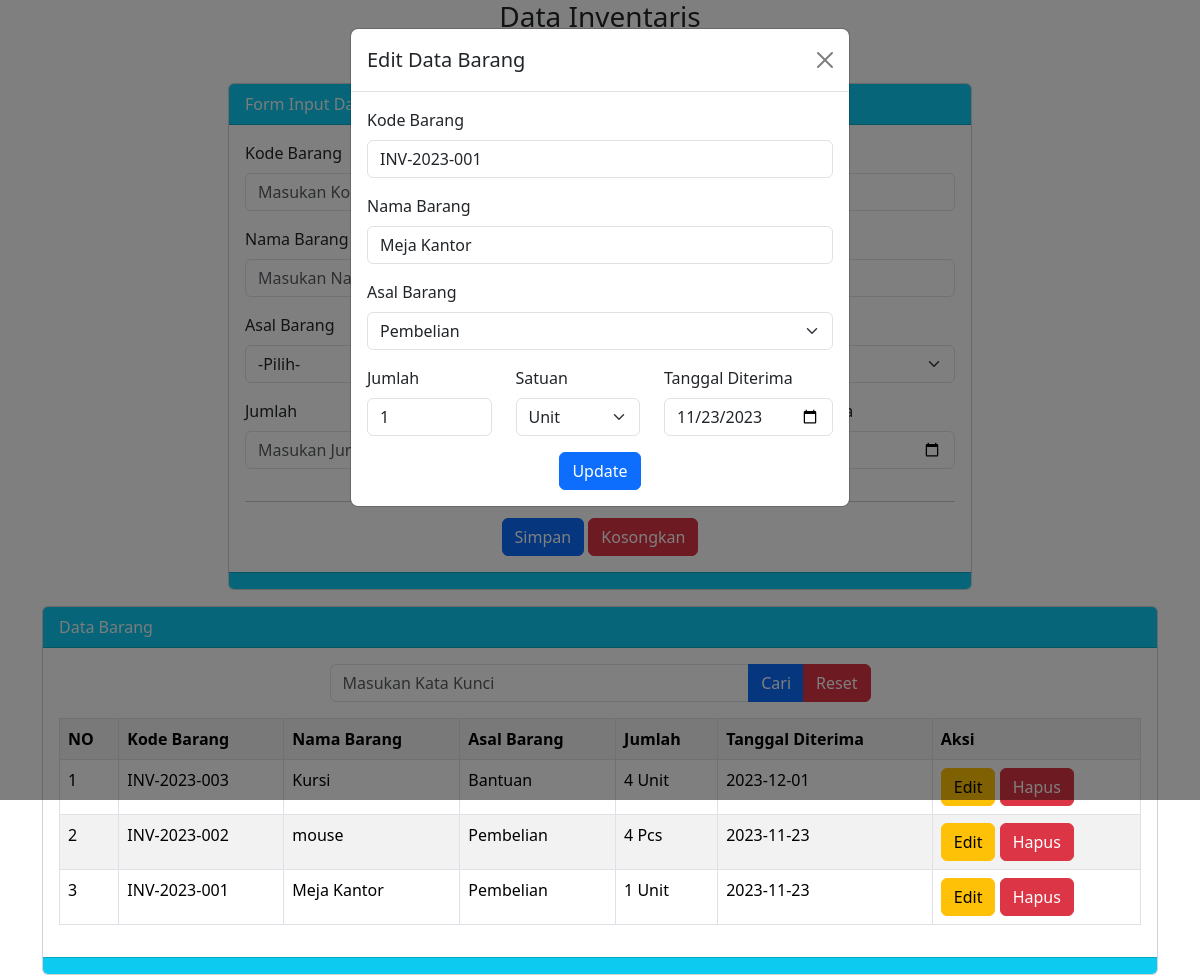
The app's page /edit.php?id=1&edit with its own data.
### tables this page shows
CREATE TABLE `tbarang` (
  `id_barang` int(11) NOT NULL,
  `kode` varchar(15) NOT NULL,
  `nama` varchar(100) NOT NULL,
  `asal` varchar(25) NOT NULL,
  `jumlah` int(4) NOT NULL,
  `satuan` varchar(15) NOT NULL,
  `tanggal_diterima` date NOT NULL,
  `tanggal_simpan` timestamp NOT NULL DEFAULT current_timestamp() ON UPDATE current_timestamp()
);

### index.php (the view, shortened to what this page needs)
<?php
$server = "localhost";
$user = "root";
$password = "";
$database = "db_tugas_yudi";
$koneksi = mysqli_connect($server, $user, $password, $database) or die(mysqli_error($koneksi));
?>
<!doctype html>
<html lang="en">
<head>
    <link href="https://cdn.jsdelivr.net/npm/bootstrap@5.3.2/dist/css/bootstrap.min.css" rel="stylesheet">
</head>
<body>
    <div class="container">
        <h3 class="text-center">Data Inventaris</h3>
        <h3 class="text-center">Inventaris Kantor</h3>
        <div class="Row">
            <div class="col-md-8 mx-auto">
                <div class="card">
                    <div class="card-header bg-info text-light">
                        Form Input Data Barang
                    </div>
                    <div class="card-body">
                        <form method="POST">
                            <div class="mb-3">
                                <label class="form-label">Kode Barang</label>
                            </div>
                            <div class="mb-3">
                                <label class="form-label">Nama Barang</label>
                            </div>
                            <div class="mb-3">
                                <label class="form-label">Asal Barang</label>
                            </div>
                            <div class="row">
                                <div class="col">
                                    <div class="mb-3">
                                        <label class="form-label">Jumlah</label>
                                    </div>
                                </div>
                                <div class="col">
                                    <div class="mb-3">
                                        <label class="form-label">Satuan</label>
                                    </div>
                                </div>
                                <div class="col">
                                    <div class="mb-3">
                                        <label class="form-label">Tangal Diterima</label>
                                    </div>
                                </div>
                                <div class="text-center">
                                    <button class="btn btn-primary" name="bsimpan" type="submit">Simpan</button>
                                    <button class="btn btn-danger" name="bkosongkan" type="reset">Kosongkan</button>
                                </div>
                        </form>
                    </div>
                </div>
                <div class="card-footer bg-info">
                </div>
            </div>
        </div>
        <div class="card mt-3">
            <div class="card-header bg-info text-light">
                Data Barang
            </div>
            <div class="card-body">
                <div class="col-md-6 mx-auto">
                    <form method="POST">
                        <div class="input-group mb-3">
                            <input type="text" name="tcari" class="form-control" placeholder="Masukan Kata Kunci">
                            <button class="btn btn-primary" name="bcari" type="submit">Cari</button>
                            <button class="btn btn-danger" name="breset" type="submit">Reset</button>
                        </div>
                    </form>
                </div>
                <table class="table table-striped table-hover table-bordered">
                    <tr>
                        <th>NO</th>
                        <th>Kode Barang</th>
                        <th>Nama Barang</th>
                        <th>Asal Barang</th>
                        <th>Jumlah</th>
                        <th>Tanggal Diterima</th>
                        <th>Aksi</th>
                    </tr>
                    <?php
                    $no = 1;
                    if (isset($_POST['bcari'])) {
                        $keyword = $_POST['tcari'];
                        $q = "SELECT * FROM tbarang WHERE kode like '%$keyword%' or nama like '%$keyword%' or asal like '%$keyword%' order by id_barang desc ";
                    } else {
                        $q = "SELECT * FROM tbarang order by id_barang desc";
                    }
                    $tampil = mysqli_query($koneksi, $q);
                    while ($data = mysqli_fetch_array($tampil)) : ?>
                        <tr>
                            <td><?= $no++ ?></td>
                            <td><?= $data['kode'] ?></td>
                            <td><?= $data['nama'] ?></td>
                            <td><?= $data['asal'] ?></td>
                            <td><?= $data['jumlah'] ?> <?= $data['satuan'] ?></td>
                            <td><?= $data['tanggal_diterima'] ?></td>
                            <td>
                                <a href="edit.php?id=<?= $data['id_barang'] ?>&edit" class="btn btn-warning">Edit</a>
                                <a href="hapus.php?id=<?= $data['id_barang'] ?>" class="btn btn-danger" onclick="return confirm('Apakah anda yakin akan menghapus data ini?')">Hapus</a>
                            </td>
                        </tr>
                    <?php endwhile; ?>
                </table>
            </div>
            <div class="card-footer bg-info">
            </div>
        </div>
    </div>
</body>
</html>

### edit.php (shortened to what this page needs)
<?php
include 'index.php';
?>
<!DOCTYPE html>
<html lang="en">
<head>
    <link href="https://cdn.jsdelivr.net/npm/bootstrap@5.3.2/dist/css/bootstrap.min.css" rel="stylesheet">
</head>
<body>
    <div class="modal fade" id="editModal" tabindex="-1" aria-labelledby="editModalLabel" aria-hidden="true">
        <div class="modal-dialog">
            <div class="modal-content">
                <div class="modal-header">
                    <h5 class="modal-title" id="editModalLabel">Edit Data Barang</h5>
                    <button type="button" class="btn-close" data-bs-dismiss="modal" aria-label="Close"></button>
                </div>
                <div class="modal-body">
                    <?php
                    $id_barang = $_GET['id'];
                    $result = mysqli_query($koneksi, "SELECT * FROM tbarang WHERE id_barang=$id_barang");
                    $data = mysqli_fetch_assoc($result);
                    ?>
                    <form method="POST">
                        <div class="mb-3">
                            <label class="form-label">Kode Barang</label>
                            <input type="text" name="tkode" class="form-control" value="<?= $data['kode'] ?>" required>
                        </div>
                        <div class="mb-3">
                            <label class="form-label">Nama Barang</label>
                            <input type="text" name="tnama" class="form-control" value="<?= $data['nama'] ?>" required>
                        </div>
                        <div class="mb-3">
                            <label class="form-label">Asal Barang</label>
                            <select class="form-select" name="tasal" required>
                                <option value="Pembelian" <?= ($data['asal'] == 'Pembelian') ? 'selected' : '' ?>>Pembelian</option>
                            </select>
                        </div>
                        <div class="row">
                            <div class="col">
                                <div class="mb-3">
                                    <label class="form-label">Jumlah</label>
                                    <input type="number" name="tjumlah" class="form-control" value="<?= $data['jumlah'] ?>" required>
                                </div>
                            </div>
                            <div class="col">
                                <div class="mb-3">
                                    <label class="form-label">Satuan</label>
                                    <select class="form-select" name="tsatuan" required>
                                        <option value="Unit" <?= ($data['satuan'] == 'Unit') ? 'selected' : '' ?>>Unit</option>
                                    </select>
                                </div>
                            </div>
                            <div class="col">
                                <div class="mb-3">
                                    <label class="form-label">Tanggal Diterima</label>
                                    <input type="date" name="ttanggal_diterima" class="form-control" value="<?= $data['tanggal_diterima'] ?>" required>
                                </div>
                            </div>
                        </div>
                        <div class="text-center">
                            <button class="btn btn-primary" name="bupdate" type="submit">Update</button>
                        </div>
                    </form>
                </div>
            </div>
        </div>
    </div>
</body>
</html>

### records on screen
tbarang: kode "INV-2023-003", nama "Kursi", asal "Bantuan", jumlah "4", satuan "Unit", tanggal_diterima "2023-12-01"
tbarang: kode "INV-2023-002", nama "mouse", asal "Pembelian", jumlah "4", satuan "Pcs", tanggal_diterima "2023-11-23"
tbarang: kode "INV-2023-001", nama "Meja Kantor", asal "Pembelian", jumlah "1", satuan "Unit", tanggal_diterima "2023-11-23", tkode "INV-2023-001", tnama "Meja Kantor", tasal "Pembelian", tjumlah "1", tsatuan "Unit", ttanggal_diterima "11/23/2023"
